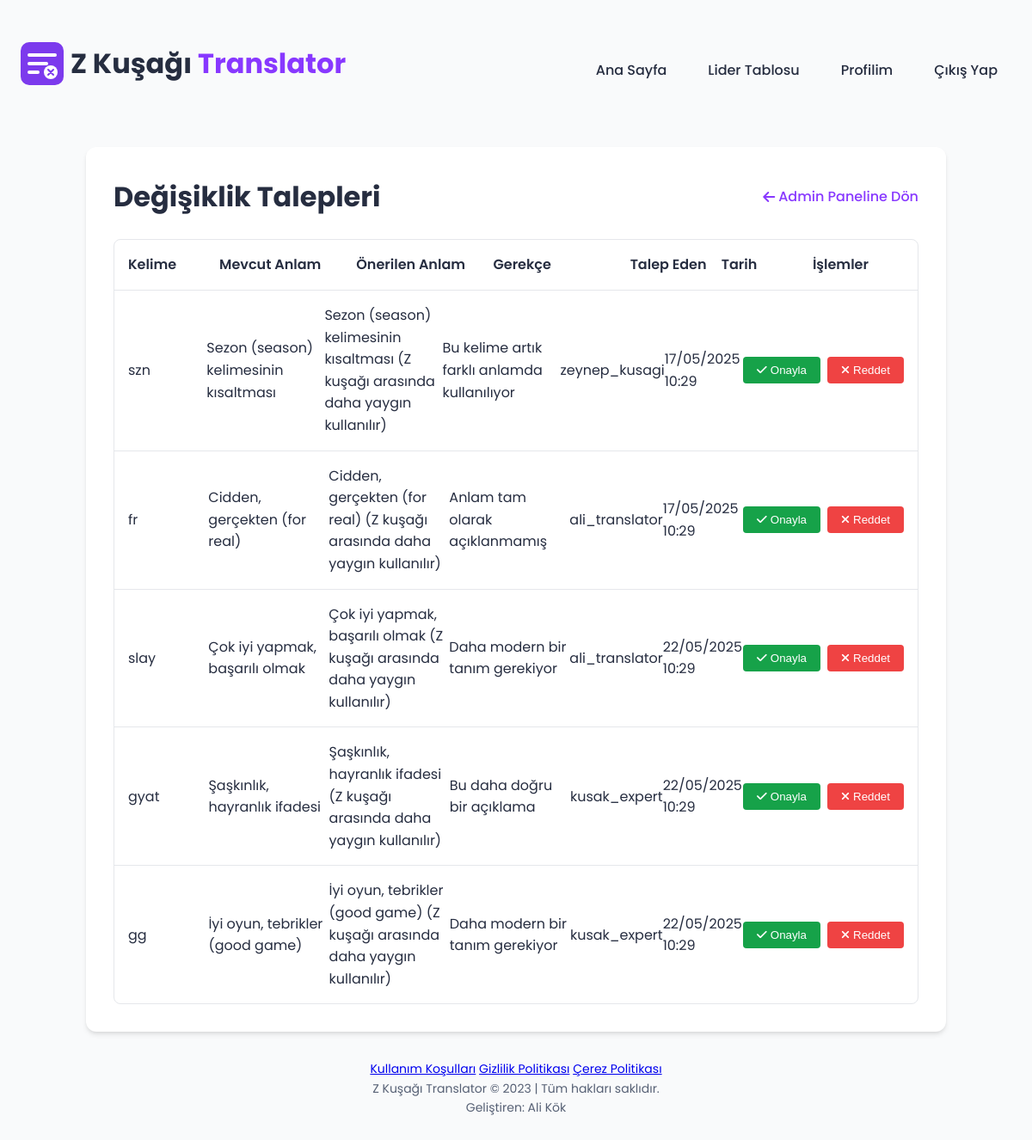
Screenshot of /admin/edit-requests (signed in) with the database file from the repository.
### tables this page shows
CREATE TABLE edit_requests (
        id INTEGER PRIMARY KEY AUTOINCREMENT,
        word_id INTEGER NOT NULL,
        new_meaning TEXT NOT NULL,
        reason TEXT,
        requested_by INTEGER,
        created_at TIMESTAMP DEFAULT CURRENT_TIMESTAMP,
        status TEXT DEFAULT 'pending',
        admin_notes TEXT,
        FOREIGN KEY (word_id) REFERENCES words(id),
        FOREIGN KEY (requested_by) REFERENCES users(id)
    );

CREATE TABLE words (
        id INTEGER PRIMARY KEY AUTOINCREMENT,
        word TEXT UNIQUE NOT NULL,
        meaning TEXT NOT NULL,
        created_at TIMESTAMP DEFAULT CURRENT_TIMESTAMP,
        updated_at TIMESTAMP DEFAULT CURRENT_TIMESTAMP,
        suggested_by TEXT
    , votes_up INTEGER DEFAULT 0, votes_down INTEGER DEFAULT 0, is_approved INTEGER DEFAULT 0, approved_by INTEGER, approved_at TIMESTAMP);

CREATE TABLE users (
        id INTEGER PRIMARY KEY AUTOINCREMENT,
        username TEXT UNIQUE NOT NULL,
        email TEXT UNIQUE NOT NULL,
        password_hash TEXT NOT NULL,
        created_at TIMESTAMP DEFAULT CURRENT_TIMESTAMP,
        updated_at TIMESTAMP DEFAULT CURRENT_TIMESTAMP,
        contribution_count INTEGER DEFAULT 0,
        bio TEXT,
        is_admin INTEGER DEFAULT 0
    );

### app.py (the view)
@app.route('/admin/edit-requests')
@admin_required
def admin_edit_requests():
    user = get_user_by_id(session['user_id'])
    pending_edits = get_pending_edit_requests(limit=50)
    return render_template('admin/edit_requests.html',
                           user=user,
                           edit_requests=pending_edits)

### app.py (called while the page is built, shortened)
def admin_required(f):
    @wraps(f)
    def decorated_function(*args, **kwargs):
        if 'user_id' not in session:
            return redirect(url_for('login', next=request.url))
        if not is_admin(session['user_id']):
            flash('Bu sayfaya erişim yetkiniz yok.', 'error')
            return redirect(url_for('index'))
        return f(*args, **kwargs)
    return decorated_function

@app.template_filter('safe_date')
def safe_date_filter(value, format='%d/%m/%Y %H:%M'):
    if value is None:
        return "Belirtilmemiş"
    if isinstance(value, datetime):
        return value.strftime(format)

### db_config.py (called while the page is built)
def get_db_connection():
    logger.info("SQLite veritabanı kullanılıyor")
    return get_sqlite_connection()

def get_sqlite_connection():
    if os.environ.get('RAILWAY_ENVIRONMENT'):
        db_path = "/tmp/zgen_translator.db"
    else:
        db_path = os.path.join(os.path.dirname(os.path.abspath(__file__)), 'zgen_translator.db')
    logger.info(f"SQLite veritabanı yolu: {db_path}")
    try:
        conn = sqlite3.connect(db_path)
        conn.row_factory = sqlite3.Row  # Dict benzeri sonuçlar için
        cursor = conn.cursor()
        cursor.execute('SELECT 1')
        cursor.fetchone()
        cursor.close()
        logger.info("SQLite bağlantısı başarılı")
        return conn
    except Exception as e:
        logger.error(f"SQLite bağlantı hatası: {e}")
        logger.info("Bellek içi SQLite veritabanına geçiliyor...")
        memory_conn = sqlite3.connect(':memory:')
        memory_conn.row_factory = sqlite3.Row
        return memory_conn

### models.py (called while the page is built)
def get_user_by_id(user_id):
    conn = get_db_connection()
    cur = conn.cursor()
    cur.execute("SELECT * FROM users WHERE id = ?", (user_id,))
    result = cur.fetchone()
    conn.close()
    return dict(result) if result else None

def is_admin(user_id):
    conn = get_db_connection()
    cur = conn.cursor()
    cur.execute("SELECT is_admin FROM users WHERE id = ?", (user_id,))
    result = cur.fetchone()
    conn.close()
    return result and result['is_admin'] == 1

### templates/admin/edit_requests.html (shortened to what this page needs)
{% extends "layout.html" %}
{% block content %}
<div class="admin-container">
    <div class="admin-header">
        <h1>Değişiklik Talepleri</h1>
        <a href="{{ url_for('admin_dashboard') }}" class="back-link">
            <i class="fas fa-arrow-left"></i> Admin Paneline Dön
        </a>
    </div>
    <div class="admin-content">
        {% if edit_requests and edit_requests|length > 0 %}
            <div class="requests-table">
                <div class="table-header">
                    <div class="col-word">Kelime</div>
                    <div class="col-current">Mevcut Anlam</div>
                    <div class="col-new">Önerilen Anlam</div>
                    <div class="col-reason">Gerekçe</div>
                    <div class="col-user">Talep Eden</div>
                    <div class="col-date">Tarih</div>
                    <div class="col-actions">İşlemler</div>
                </div>
                {% for request in edit_requests %}
                <div class="table-row">
                    <div class="col-word">{{ request.word }}</div>
                    <div class="col-current">{{ request.current_meaning }}</div>
                    <div class="col-new">{{ request.new_meaning }}</div>
                    <div class="col-reason">{{ request.reason or 'Belirtilmemiş' }}</div>
                    <div class="col-user">
                        {% if request.requested_by_username %}
                            {{ request.requested_by_username }}
                        {% else %}
                            Anonim
                        {% endif %}
                    </div>
                    <div class="col-date">{{ request.created_at|safe_date }}</div>
                    <div class="col-actions">
                        <div class="action-buttons">
                            <form action="{{ url_for('admin_approve_edit_request', request_id=request.id) }}" method="post">
                                <button type="submit" class="approve-btn">
                                    <i class="fas fa-check"></i> Onayla
                                </button>
                            </form>
                            <button type="button" class="reject-btn" onclick="openRejectModal({{ request.id }})">
                                <i class="fas fa-times"></i> Reddet
                            </button>
                        </div>
                    </div>
                </div>
                {% endfor %}
            </div>
        {% else %}
            <div class="empty-state">
                <i class="fas fa-check-circle"></i>
                <p>Bekleyen değişiklik talebi bulunmuyor.</p>
            </div>
        {% endif %}
    </div>
</div>
{% endblock %}

### static/css/style.css (style rules this page uses)
:root { --primary: 264 100% 61%; --primary-light: 264 96% 85%; --secondary: 330 100% 65%; --accent: 160 84% 39%; --background: 210 20% 98%; --card-bg: 0 0% 100%; --text-dark: 225 25% 20%; --text-medium: 220 15% 40%; --text-light: 220 15% 60%; --success: 142 76% 36%; --warning: 38 92% 50%; --danger: 0 84% 60%; --border: 220 13% 91%; --space-xs: 0.25rem; --space-sm: 0.5rem; --space-md: 1rem; --space-lg: 1.5rem; --space-xl: 2rem; --space-xxl: 3rem; --font-family: 'Poppins', sans-serif; --font-size-xs: 0.75rem; --font-size-sm: 0.875rem; --font-size-md: 1rem; --font-size-lg: 1.125rem; --font-size-xl: 1.25rem; --font-size-xxl: 1.5rem; --font-size-title: 2rem; --radius-sm: 0.25rem; --radius-md: 0.5rem; --radius-lg: 0.75rem; --radius-xl: 1rem; --shadow-sm: 0 1px 2px rgba(0, 0, 0, 0.05); --shadow-md: 0 4px 6px -1px rgba(0, 0, 0, 0.1), 0 2px 4px -1px rgba(0, 0, 0, 0.06); --shadow-lg: 0 10px 15px -3px rgba(0, 0, 0, 0.1), 0 4px 6px -2px rgba(0, 0, 0, 0.05); }
* { margin: 0; padding: 0; box-sizing: border-box; }
body { font-family: var(--font-family); background-color: hsl(var(--background)); color: hsl(var(--text-dark)); line-height: 1.6; min-height: 100vh; }
h1 { font-size: var(--font-size-title); font-weight: 700; color: hsl(var(--text-dark)); }
.admin-container { max-width: 1000px; margin: 0 auto; background-color: hsl(var(--card-bg)); border-radius: var(--radius-lg); padding: var(--space-xl); box-shadow: var(--shadow-md); }
.admin-header { display: flex; justify-content: space-between; align-items: center; margin-bottom: var(--space-lg); }
.back-link { display: inline-flex; align-items: center; gap: var(--space-xs); color: hsl(var(--primary)); text-decoration: none; font-weight: 500; }
.suggestions-table, .requests-table { width: 100%; border: 1px solid hsl(var(--border)); border-radius: var(--radius-md); overflow: hidden; }
.table-header { display: grid; background-color: hsla(var(--primary-light), 0.2); padding: var(--space-md); font-weight: 600; border-bottom: 1px solid hsl(var(--border)); }
.table-row { display: grid; padding: var(--space-md); border-bottom: 1px solid hsl(var(--border)); align-items: center; }
.table-row:last-child { border-bottom: none; }
.table-row:nth-child(even) { background-color: hsla(var(--background), 0.5); }
.requests-table .table-header, .requests-table .table-row { grid-template-columns: 1fr 1.5fr 1.5fr 1.5fr 1fr 1fr 1fr; }
.action-buttons { display: flex; gap: var(--space-sm); }
.approve-btn, .reject-btn { padding: var(--space-sm) var(--space-md); border: none; border-radius: var(--radius-sm); font-weight: 500; cursor: pointer; display: flex; align-items: center; gap: var(--space-xs); }
.approve-btn { background-color: hsl(var(--success)); color: white; }
.reject-btn { background-color: hsl(var(--danger)); color: white; }

### rows the page displays
edit_requests: word "szn", current_meaning "Sezon (season) kelimesinin kısaltması", new_meaning "Sezon (season) kelimesinin kısaltması (Z kuşağı arasında daha yaygın kullanılır)", reason "Bu kelime artık farklı anlamda kullanılıyor", requested_by_username "zeynep_kusagi", created_at "17/05/2025 10:29"
edit_requests: word "fr", current_meaning "Cidden, gerçekten (for real)", new_meaning "Cidden, gerçekten (for real) (Z kuşağı arasında daha yaygın kullanılır)", reason "Anlam tam olarak açıklanmamış", requested_by_username "ali_translator", created_at "17/05/2025 10:29"
edit_requests: word "slay", current_meaning "Çok iyi yapmak, başarılı olmak", new_meaning "Çok iyi yapmak, başarılı olmak (Z kuşağı arasında daha yaygın kullanılır)", reason "Daha modern bir tanım gerekiyor", requested_by_username "ali_translator", created_at "22/05/2025 10:29"
edit_requests: word "gyat", current_meaning "Şaşkınlık, hayranlık ifadesi", new_meaning "Şaşkınlık, hayranlık ifadesi (Z kuşağı arasında daha yaygın kullanılır)", reason "Bu daha doğru bir açıklama", requested_by_username "kusak_expert", created_at "22/05/2025 10:29"
edit_requests: word "gg", current_meaning "İyi oyun, tebrikler (good game)", new_meaning "İyi oyun, tebrikler (good game) (Z kuşağı arasında daha yaygın kullanılır)", reason "Daha modern bir tanım gerekiyor", requested_by_username "kusak_expert", created_at "22/05/2025 10:29"
